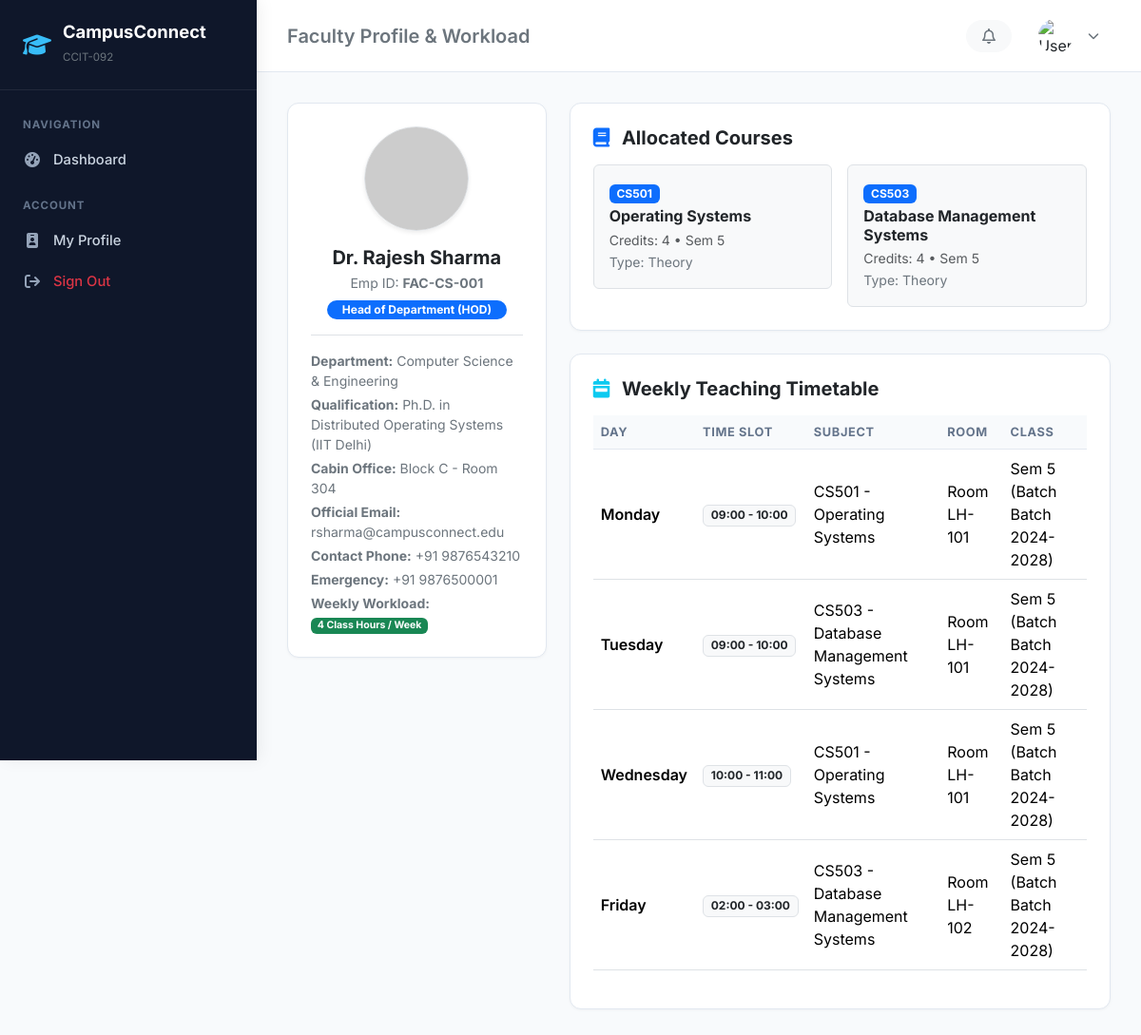
The app's page /faculty/1/ with its own data.
### faculty/models.py (models this page shows, shortened)
class Faculty(models.Model):
    DESIGNATION_CHOICES = [
        ('PROFESSOR', 'Professor'),
        ('ASSOC_PROF', 'Associate Professor'),
        ('ASST_PROF', 'Assistant Professor'),
        ('HOD', 'Head of Department (HOD)'),
        ('LECTURER', 'Lecturer / Adjunct Faculty'),
    ]
    user = models.OneToOneField(settings.AUTH_USER_MODEL, on_delete=models.CASCADE, related_name='faculty_profile')
    employee_id = models.CharField(max_length=30, unique=True)
    department = models.ForeignKey(Department, on_delete=models.CASCADE, related_name='faculty_members')
    designation = models.CharField(max_length=30, choices=DESIGNATION_CHOICES, default='ASST_PROF')
    qualification = models.CharField(max_length=150, default='Ph.D. / M.Tech')
    joining_date = models.DateField(null=True, blank=True)
    cabin_number = models.CharField(max_length=50, blank=True, null=True)
    emergency_contact = models.CharField(max_length=20, blank=True, null=True)
    is_active = models.BooleanField(default=True)
    class Meta:
        verbose_name_plural = "Faculty Members"
        ordering = ['department', 'employee_id']
    @property
    def full_name(self):
        return self.user.get_full_name() or self.user.username
    @property
    def email(self):
        return self.user.email
    @property
    def phone(self):
        return self.user.phone

### accounts/models.py (models this page shows, shortened)
class CustomUser(AbstractUser):
    ROLE_ADMIN = 'ADMIN'
    ROLE_FACULTY = 'FACULTY'
    ROLE_STUDENT = 'STUDENT'
    ROLE_CHOICES = [
        (ROLE_ADMIN, 'Administrator'),
        (ROLE_FACULTY, 'Faculty / Professor'),
        (ROLE_STUDENT, 'Student'),
    ]
    role = models.CharField(max_length=20, choices=ROLE_CHOICES, default=ROLE_STUDENT)
    phone = models.CharField(max_length=15, blank=True, null=True)
    profile_picture = models.ImageField(upload_to='profiles/', blank=True, null=True)
    address = models.TextField(blank=True, null=True)
    date_of_birth = models.DateField(blank=True, null=True)
    @property
    def avatar_url(self):
        if self.profile_picture and hasattr(self.profile_picture, 'url'):
            return self.profile_picture.url
        return f"https://ui-avatars.com/api/?name={self.username}&background=4f46e5&color=fff&size=128"

### academics/models.py (models this page shows, shortened)
class Department(models.Model):
    name = models.CharField(max_length=150, unique=True)
    code = models.CharField(max_length=20, unique=True)
    description = models.TextField(blank=True, null=True)
    established_year = models.PositiveIntegerField(default=2000)
    class Meta:
        ordering = ['code']

class SubjectAllocation(models.Model):
    subject = models.ForeignKey(Subject, on_delete=models.CASCADE, related_name='allocations')
    faculty = models.ForeignKey('faculty.Faculty', on_delete=models.CASCADE, related_name='allocated_subjects')
    academic_session = models.ForeignKey(AcademicSession, on_delete=models.CASCADE, related_name='allocations')
    is_active = models.BooleanField(default=True)
    created_at = models.DateTimeField(auto_now_add=True)
    class Meta:
        unique_together = ('subject', 'faculty', 'academic_session')

class Subject(models.Model):
    TYPE_THEORY = 'THEORY'
    TYPE_PRACTICAL = 'PRACTICAL'
    TYPE_HYBRID = 'HYBRID'
    TYPE_CHOICES = [
        (TYPE_THEORY, 'Theory'),
        (TYPE_PRACTICAL, 'Practical / Lab'),
        (TYPE_HYBRID, 'Hybrid'),
    ]
    code = models.CharField(max_length=20, unique=True)
    name = models.CharField(max_length=150)
    semester = models.ForeignKey(Semester, on_delete=models.CASCADE, related_name='subjects')
    credits = models.PositiveSmallIntegerField(default=4)
    subject_type = models.CharField(max_length=20, choices=TYPE_CHOICES, default=TYPE_THEORY)
    class Meta:
        ordering = ['code']

class Semester(models.Model):
    course = models.ForeignKey(Course, on_delete=models.CASCADE, related_name='semesters')
    semester_number = models.PositiveSmallIntegerField()  # 1 to 8
    academic_session = models.ForeignKey(AcademicSession, on_delete=models.CASCADE, related_name='semesters')
    class Meta:
        ordering = ['course', 'semester_number']
        unique_together = ('course', 'semester_number', 'academic_session')

### timetable/models.py (models this page shows, shortened)
class Timetable(models.Model):
    DAYS_OF_WEEK = [
        (0, 'Monday'),
        (1, 'Tuesday'),
        (2, 'Wednesday'),
        (3, 'Thursday'),
        (4, 'Friday'),
        (5, 'Saturday'),
    ]
    SLOT_CHOICES = [
        ('09:00 - 10:00', '09:00 AM - 10:00 AM'),
        ('10:00 - 11:00', '10:00 AM - 11:00 AM'),
        ('11:15 - 12:15', '11:15 AM - 12:15 PM'),
        ('12:15 - 01:15', '12:15 PM - 01:15 PM'),
        ('02:00 - 03:00', '02:00 PM - 03:00 PM'),
        ('03:00 - 04:00', '03:00 PM - 04:00 PM'),
        ('04:00 - 05:00', '04:00 PM - 05:00 PM'),
    ]
    day_of_week = models.PositiveSmallIntegerField(choices=DAYS_OF_WEEK)
    time_slot = models.CharField(max_length=30, choices=SLOT_CHOICES)
    subject = models.ForeignKey(Subject, on_delete=models.CASCADE, related_name='timetable_entries')
    faculty = models.ForeignKey(Faculty, on_delete=models.CASCADE, related_name='timetable_entries')
    classroom = models.ForeignKey(Classroom, on_delete=models.CASCADE, related_name='timetable_entries')
    semester = models.ForeignKey(Semester, on_delete=models.CASCADE, related_name='timetable_entries')
    batch = models.ForeignKey(Batch, on_delete=models.SET_NULL, null=True, blank=True, related_name='timetable_entries')
    class Meta:
        ordering = ['day_of_week', 'time_slot']

class Classroom(models.Model):
    ROOM_TYPES = [
        ('LECTURE_HALL', 'Lecture Hall'),
        ('COMPUTER_LAB', 'Computer Laboratory'),
        ('ELECTRONICS_LAB', 'Electronics Laboratory'),
        ('WORKSHOP', 'Workshop'),
        ('SEMINAR_HALL', 'Seminar Hall'),
    ]
    room_number = models.CharField(max_length=30, unique=True)
    building = models.CharField(max_length=100, default='Main Academic Block')
    floor = models.CharField(max_length=20, default='Ground Floor')
    capacity = models.PositiveIntegerField(default=60)
    room_type = models.CharField(max_length=30, choices=ROOM_TYPES, default='LECTURE_HALL')
    class Meta:
        ordering = ['building', 'room_number']

### students/models.py (models this page shows, shortened)
class Batch(models.Model):
    name = models.CharField(max_length=100)  # e.g. "Batch 2024-2028"
    course = models.ForeignKey(Course, on_delete=models.CASCADE, related_name='batches')
    academic_session = models.ForeignKey(AcademicSession, on_delete=models.CASCADE, related_name='batches')
    section = models.CharField(max_length=10, default="A")
    class Meta:
        verbose_name_plural = "Batches"
        ordering = ['course', 'name', 'section']
        unique_together = ('name', 'course', 'section')

### faculty/views.py (the view)
# urls.py: path('<int:pk>/', views.FacultyDetailView.as_view(), name='faculty_detail'),
class FacultyDetailView(DetailView):
    model = Faculty
    template_name = 'faculty/faculty_detail.html'
    context_object_name = 'faculty'
    def get_context_data(self, **kwargs):
        ctx = super().get_context_data(**kwargs)
        fac = self.object
        ctx['allocations'] = fac.allocated_subjects.filter(is_active=True).select_related('subject', 'academic_session')
        ctx['weekly_classes'] = Timetable.objects.filter(faculty=fac).select_related('subject', 'classroom', 'semester').order_by('day_of_week', 'time_slot')
        ctx['workload_hours'] = ctx['weekly_classes'].count()
        return ctx

### accounts/context_processors.py (called while the page is built, shortened)
def user_role_context(request):
    context = {
        'COLLEGE_NAME': getattr(settings, 'COLLEGE_NAME', 'CampusConnect Institute of Technology'),
        'COLLEGE_CODE': getattr(settings, 'COLLEGE_CODE', 'CCIT-092'),
        'user_role': 'GUEST',
        'is_admin': False,
        'is_faculty': False,
        'is_student': False,
        'unread_notices_count': 0,
    }
    return context

### templates/faculty/faculty_detail.html (shortened to what this page needs)
{% extends 'base.html' %}
{% block page_heading %}Faculty Profile & Workload{% endblock %}
{% block content %}
<div class="row g-4">
    <div class="col-lg-4">
        <div class="card p-4 text-center">
            <img src="{{ faculty.user.avatar_url }}" alt="Faculty" class="rounded-circle border shadow-sm mx-auto mb-3" width="110" height="110">
            <h5 class="fw-bold mb-1">{{ faculty.full_name }}</h5>
            <p class="text-secondary small mb-2">Emp ID: <b>{{ faculty.employee_id }}</b></p>
            <span class="badge bg-primary px-3 py-1 rounded-pill mx-auto mb-3">{{ faculty.get_designation_display }}</span>
            <div class="text-start border-top pt-3 small text-secondary">
                <p class="mb-1"><b>Department:</b> {{ faculty.department.name }}</p>
                <p class="mb-1"><b>Qualification:</b> {{ faculty.qualification }}</p>
                <p class="mb-1"><b>Cabin Office:</b> {{ faculty.cabin_number|default:"N/A" }}</p>
                <p class="mb-1"><b>Official Email:</b> {{ faculty.email }}</p>
                <p class="mb-1"><b>Contact Phone:</b> {{ faculty.phone|default:"N/A" }}</p>
                <p class="mb-1"><b>Emergency:</b> {{ faculty.emergency_contact|default:"N/A" }}</p>
                <p class="mb-0"><b>Weekly Workload:</b> <span class="badge bg-success">{{ workload_hours }} Class Hours / Week</span></p>
            </div>
        </div>
    </div>
    <div class="col-lg-8">
        <div class="card p-4 mb-4">
            <h5 class="fw-bold mb-3"><i class="fa-solid fa-book text-primary me-2"></i> Allocated Courses</h5>
            <div class="row g-3">
                {% for alloc in allocations %}
                    <div class="col-md-6">
                        <div class="border rounded p-3 bg-light">
                            <span class="badge bg-primary mb-1">{{ alloc.subject.code }}</span>
                            <h6 class="fw-bold text-dark mb-1">{{ alloc.subject.name }}</h6>
                            <small class="text-muted d-block">Credits: {{ alloc.subject.credits }} • Sem {{ alloc.subject.semester.semester_number }}</small>
                            <small class="text-secondary">Type: {{ alloc.subject.get_subject_type_display }}</small>
                        </div>
                    </div>
                {% empty %}
                    <div class="col-12 text-muted">No courses currently allocated.</div>
                {% endfor %}
            </div>
        </div>
        <div class="card p-4">
            <h5 class="fw-bold mb-3"><i class="fa-solid fa-calendar-week text-info me-2"></i> Weekly Teaching Timetable</h5>
            <div class="table-responsive">
                <table class="table table-hover align-middle">
                    <thead>
                        <tr>
                            <th>Day</th>
                            <th>Time Slot</th>
                            <th>Subject</th>
                            <th>Room</th>
                            <th>Class</th>
                        </tr>
                    </thead>
                    <tbody>
                        {% for c in weekly_classes %}
                            <tr>
                                <td class="fw-semibold">{{ c.get_day_of_week_display }}</td>
                                <td><span class="badge bg-light text-dark border">{{ c.time_slot }}</span></td>
                                <td>{{ c.subject.code }} - {{ c.subject.name }}</td>
                                <td>Room {{ c.classroom.room_number }}</td>
                                <td>Sem {{ c.semester.semester_number }}{% if c.batch %} (Batch {{ c.batch.name }}){% endif %}</td>
                            </tr>
                        {% empty %}
                            <tr><td colspan="5" class="text-center py-4 text-muted">No timetable slots assigned yet.</td></tr>
                        {% endfor %}
                    </tbody>
                </table>
            </div>
        </div>
    </div>
</div>
{% endblock %}

### templates/base.html (style rules this page uses)
:root { --brand-primary: #1e3a8a; --brand-secondary: #3b82f6; --brand-accent: #0ea5e9; --bg-canvas: #f8fafc; --sidebar-bg: #0f172a; --sidebar-hover: #1e293b; --card-border: #e2e8f0; }
body { font-family: 'Inter', -apple-system, BlinkMacSystemFont, sans-serif; background-color: var(--bg-canvas); color: #1e293b; min-height: 100vh; }
.card { border: 1px solid var(--card-border); border-radius: 12px; box-shadow: 0 1px 3px rgba(0,0,0,0.04); background-color: #fff; }
.table thead th { font-size: 0.8rem; text-transform: uppercase; letter-spacing: 0.05em; color: #64748b; background-color: #f8fafc; border-bottom: 1px solid var(--card-border); }

### records on screen
Faculty: full_name "Dr. Rajesh Sharma", employee_id "FAC-CS-001", designation "Head of Department (HOD)", department.name "Computer Science & Engineering", qualification "Ph.D. in Distributed Operating Systems (IIT Delhi)", cabin_number "Block C - Room 304", email "rsharma@campusconnect.edu", phone "+91 9876543210", emergency_contact "+91 9876500001"
SubjectAllocation: subject.code "CS501", subject.name "Operating Systems", subject.credits "4", subject.semester.semester_number "5", subject.subject_type "Theory"
SubjectAllocation: subject.code "CS503", subject.name "Database Management Systems", subject.credits "4", subject.semester.semester_number "5", subject.subject_type "Theory"
Timetable: day_of_week "Monday", time_slot "09:00 - 10:00", subject.code "CS501", subject.name "Operating Systems", classroom.room_number "LH-101", semester.semester_number "5", batch.name "Batch 2024-2028"
Timetable: day_of_week "Tuesday", time_slot "09:00 - 10:00", subject.code "CS503", subject.name "Database Management Systems", classroom.room_number "LH-101", semester.semester_number "5", batch.name "Batch 2024-2028"
Timetable: day_of_week "Wednesday", time_slot "10:00 - 11:00", subject.code "CS501", subject.name "Operating Systems", classroom.room_number "LH-101", semester.semester_number "5", batch.name "Batch 2024-2028"
Timetable: day_of_week "Friday", time_slot "02:00 - 03:00", subject.code "CS503", subject.name "Database Management Systems", classroom.room_number "LH-102", semester.semester_number "5", batch.name "Batch 2024-2028"

### other values on screen
{{ COLLEGE_CODE }} "CCIT-092"
{{ workload_hours }} "4"
